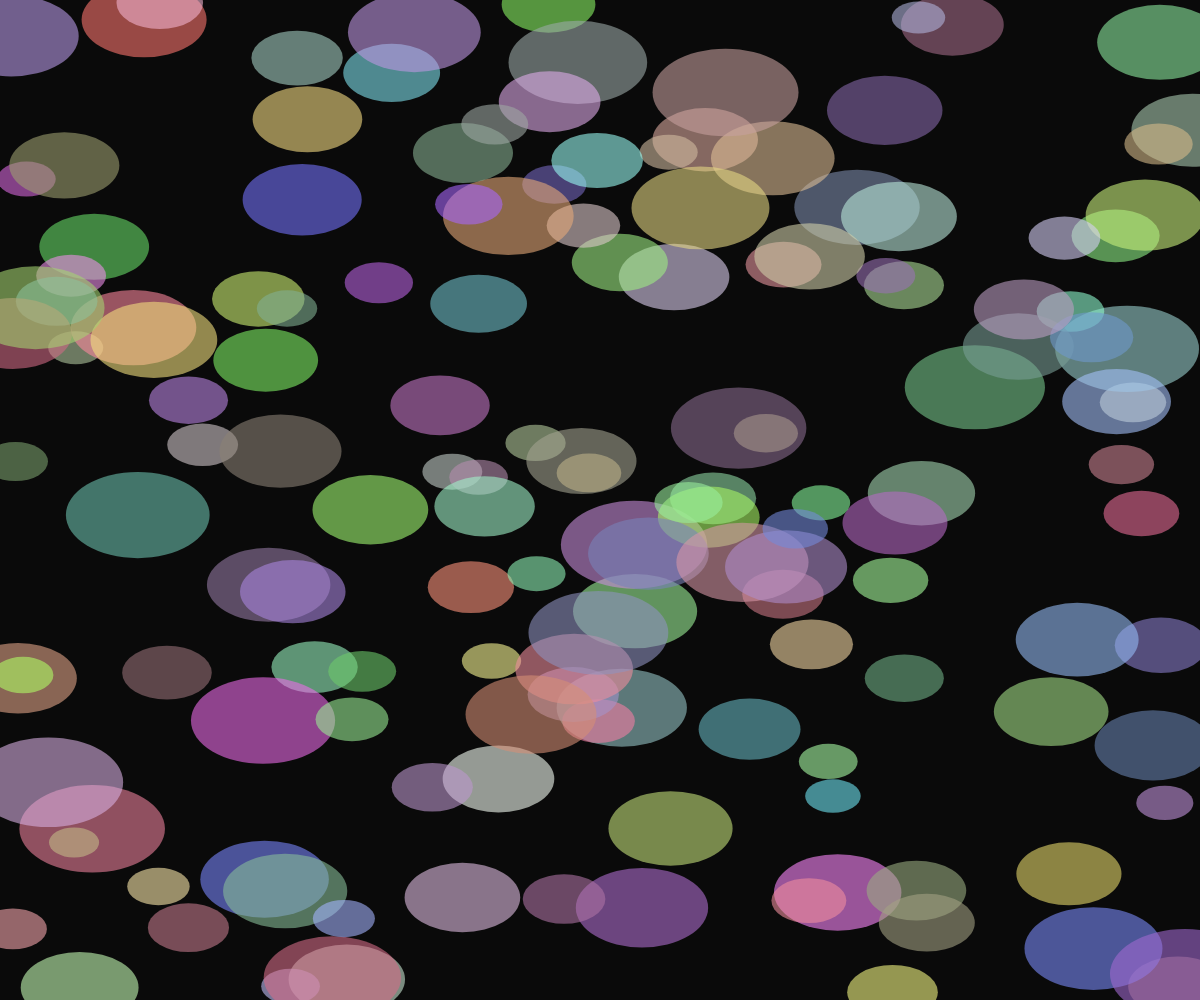
Frame 1 (no input)
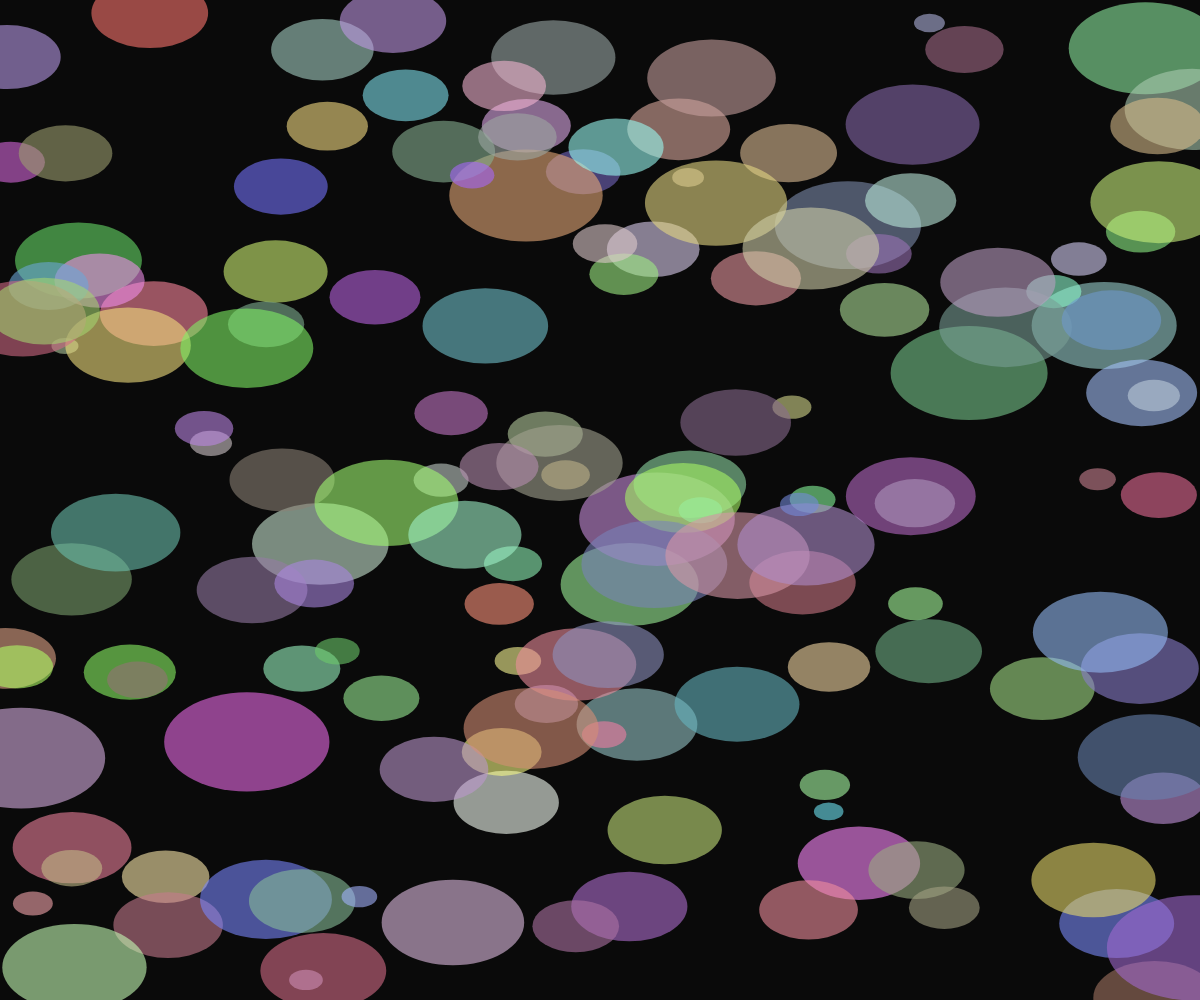
Frame 60 (no input)
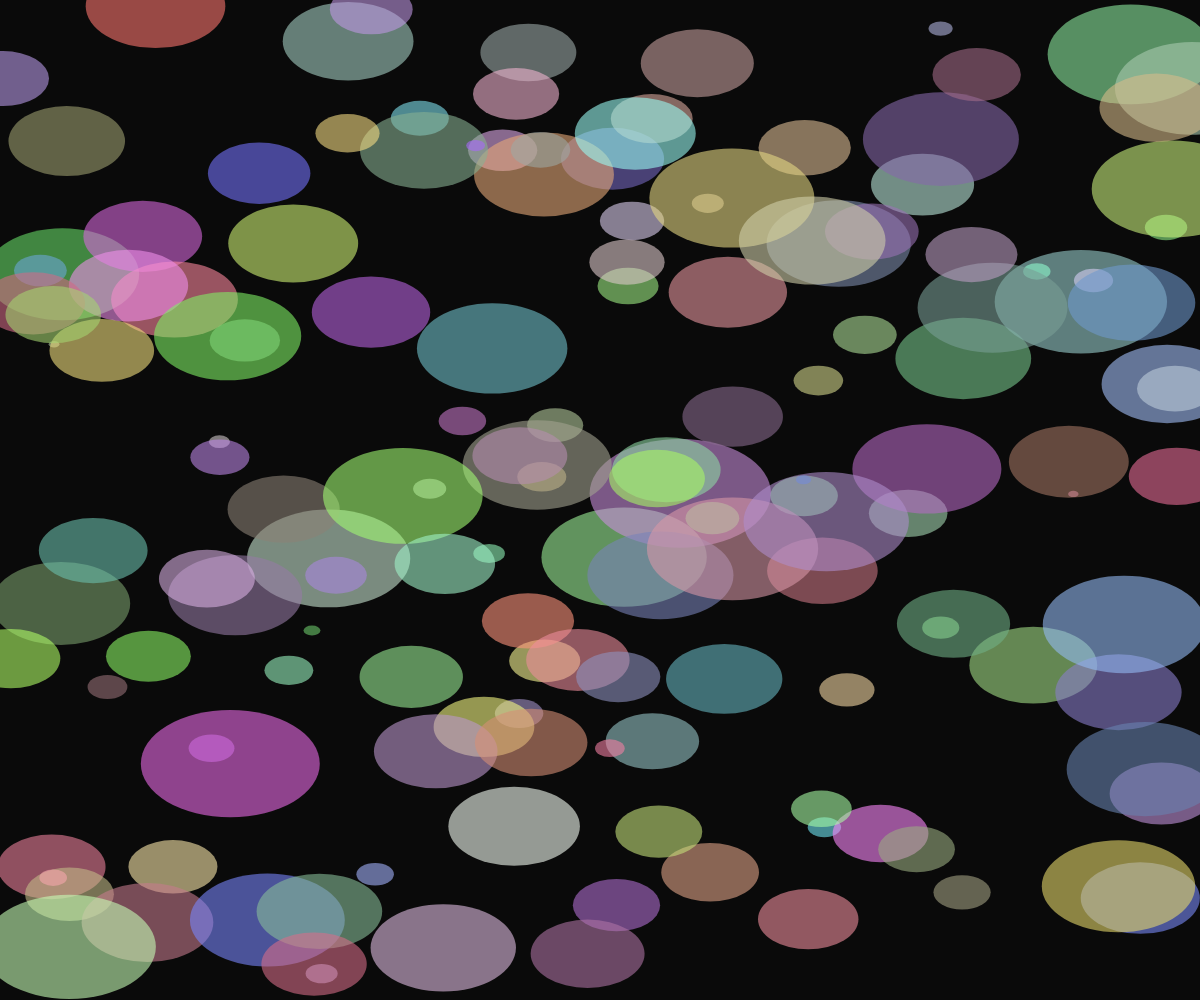
Frame 120 (the mouse pressed at the canvas centre since frame 60)

The p5.js sketch that drew these frames (run headless with seeded random() and noise() and a simulated clock; from frame 60 on, the mouse is pressed at the canvas centre):

// p5.js sketch
// ── sketch.js
let planes = [];
let gridMode = false;
let gridStartTime = 0;
let gridDuration = 2000; // 2 seconds
let numPlanes = 150;

class Plane {
  constructor() {
    this.reset();
    this.color = color(random(100, 255), random(100, 255), random(100, 255), 150);
  }

  reset() {
    this.x = random(width);
    this.y = random(height);
    this.size = random(50, 150);
    this.vx = random(-0.5, 0.5);
    this.vy = random(-0.5, 0.5);
    this.wobble = random(TWO_PI);
    this.wobbleSpeed = random(0.01, 0.03);
  }

  update() {
    if (gridMode) {
      // Move towards grid positions
      const gridSize = 80;
      let targetX = floor(this.x / gridSize) * gridSize + gridSize/2;
      let targetY = floor(this.y / gridSize) * gridSize + gridSize/2;

      this.x += (targetX - this.x) * 0.05;
      this.y += (targetY - this.y) * 0.05;
    } else {
      // Normal fluid movement
      this.x += this.vx;
      this.y += this.vy;
      this.wobble += this.wobbleSpeed;

      // Boundary check
      if (this.x < 0 || this.x > width || this.y < 0 || this.y > height) {
        this.reset();
      }
    }

    // Gentle size fluctuation
    this.size += sin(this.wobble) * 0.5;
  }

  display() {
    noStroke();
    fill(this.color);
    
    if (gridMode) {
      // Draw hexagon grid shape
      push();
      translate(this.x, this.y);
      rotate(this.wobble);
      beginShape();
      for (let i = 0; i < 6; i++) {
        let angle = TWO_PI / 6 * i;
        let x = cos(angle) * this.size/2;
        let y = sin(angle) * this.size/2;
        vertex(x, y);
      }
      endShape(CLOSE);
      pop();
    } else {
      // Draw amorphous glowing plane
      ellipse(this.x, this.y, this.size, this.size * 0.6);
    }
  }
}

function setup() {
  createCanvas(windowWidth, windowHeight);
  for (let i = 0; i < numPlanes; i++) {
    planes.push(new Plane());
  }
  frameRate(30);
}

function draw() {
  background(10);

  // Check if we should switch to grid mode
  if (!gridMode && millis() > 5000) {
    gridMode = true;
    gridStartTime = millis();
  }

  // Check if we should switch back to fluid mode
  if (gridMode && millis() > gridStartTime + gridDuration) {
    gridMode = false;
  }

  for (let plane of planes) {
    plane.update();
    plane.display();
  }
}

function windowResized() {
  resizeCanvas(windowWidth, windowHeight);
}
